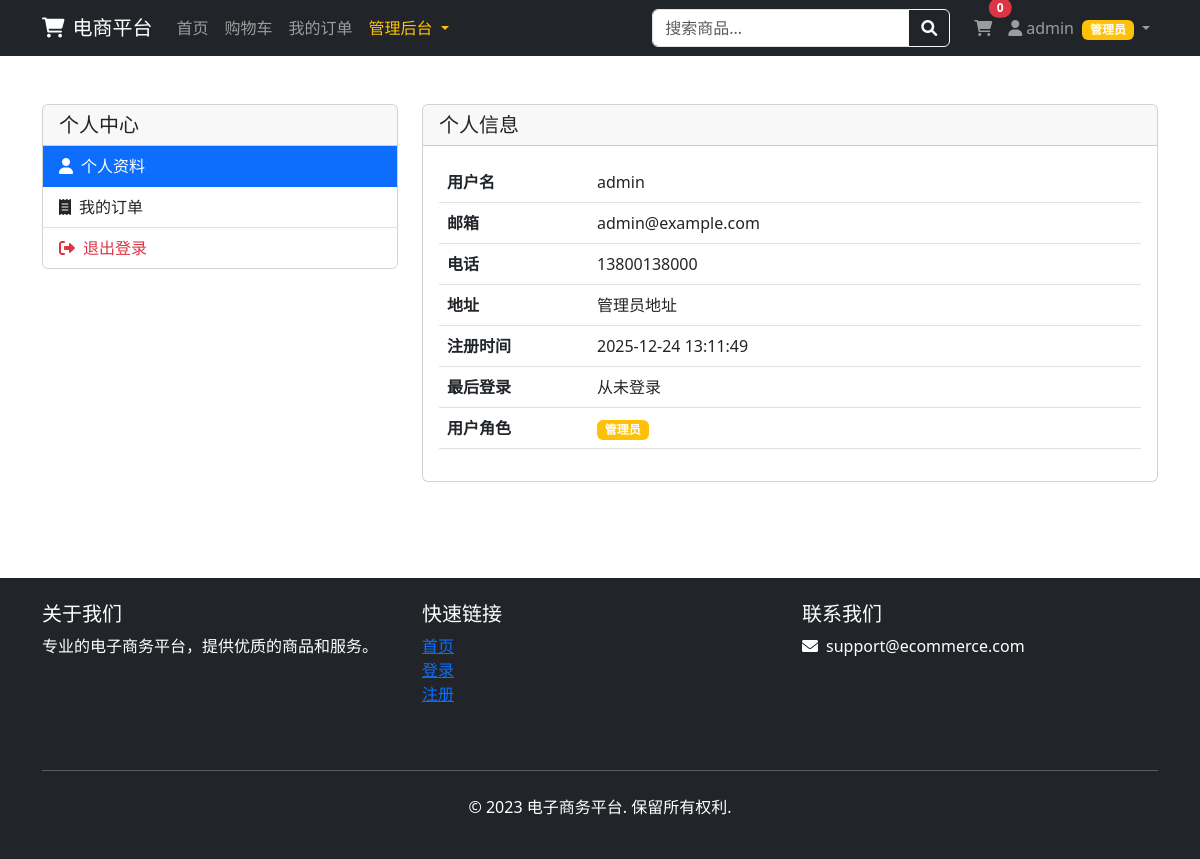
Before: /auth/profile (signed in) with the older database file.
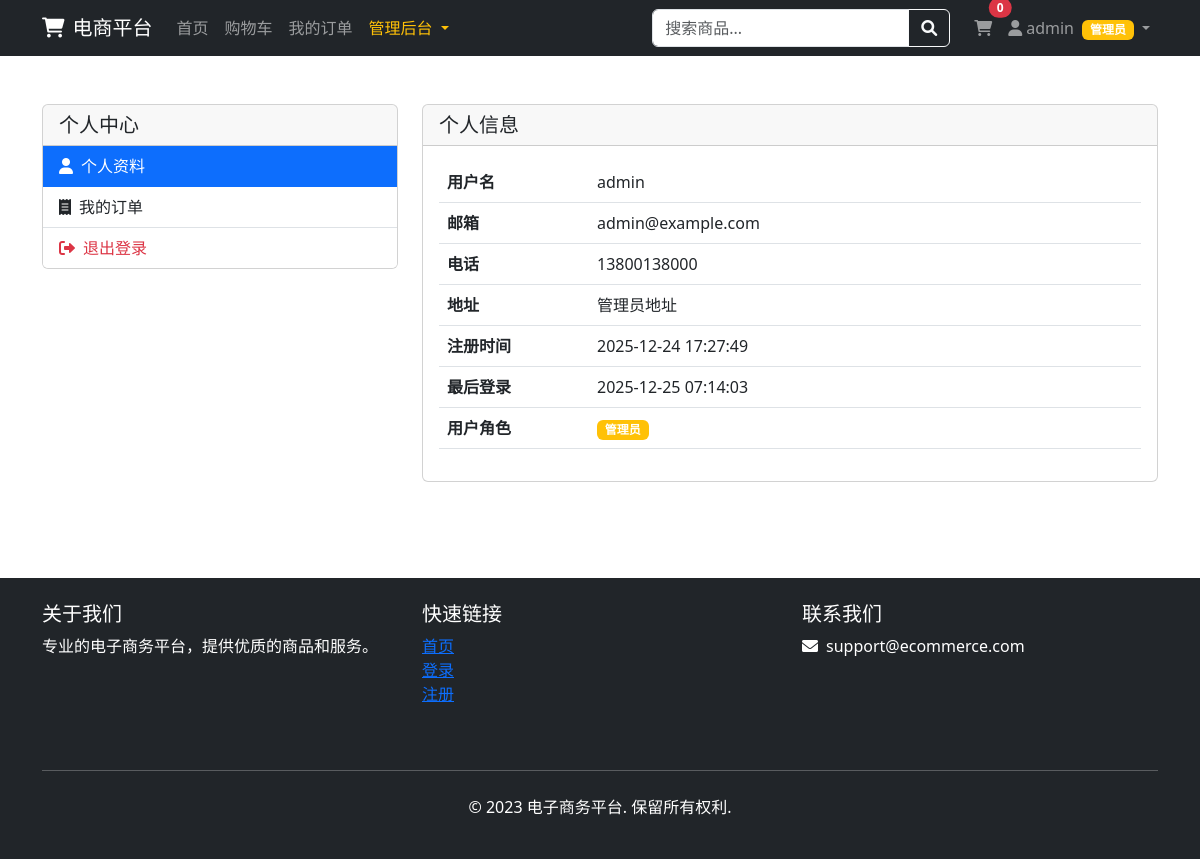
After: the same page with the newer database file.
### app/models.py (models this page shows, shortened)
class User(UserMixin, db.Model):
    __tablename__ = 'users'
    id = db.Column(db.Integer, primary_key=True)
    username = db.Column(db.String(64), unique=True, nullable=False, index=True)
    email = db.Column(db.String(120), unique=True, nullable=False, index=True)
    password_hash = db.Column(db.String(256), nullable=False)
    is_admin = db.Column(db.Boolean, default=False)
    is_active = db.Column(db.Boolean, default=True)
    created_at = db.Column(db.DateTime, default=datetime.utcnow)
    last_login = db.Column(db.DateTime)
    phone = db.Column(db.String(20))
    address = db.Column(db.Text)
    avatar = db.Column(db.String(200), default='default_avatar.png')
    carts = db.relationship('Cart', backref='user', lazy='dynamic')
    orders = db.relationship('Order', backref='user', lazy='dynamic')
    reviews = db.relationship('Review', backref='user', lazy='dynamic')
    logs = db.relationship('UserLog', backref='user', lazy='dynamic')

### app/auth/routes.py (the view)
@auth.route('/profile')
@login_required
def profile():
    return render_template('profile.html')

### app/context_processors.py (called while the page is built)
def inject_now():
    return {'now': datetime.utcnow()}

def inject_categories():
    try:
        categories = Category.query.order_by(Category.name).all()
        return {'categories': categories}
    except:
        return {'categories': []}

def inject_cart_info():
    from flask_login import current_user
    cart_items_count = 0
    cart_total_amount = 0
    if current_user.is_authenticated:
        try:
            cart = Cart.query.filter_by(user_id=current_user.id).first()
            if cart:
                cart_items_count = cart.total_quantity
                cart_total_amount = float(cart.total_price)
        except:
            pass
    return {
        'cart_items_count': cart_items_count,
        'cart_total_amount': cart_total_amount
    }

### app/models.py (called while the page is built)
@login_manager.user_loader
def load_user(user_id):
    return User.query.get(int(user_id))

    @property
    def total_price(self):
        return sum(item.subtotal for item in self.items)

    @property
    def total_quantity(self):
        return sum(item.quantity for item in self.items)

### app/templates/profile.html (shortened to what this page needs)
{% extends "base.html" %}
{% block content %}
<div class="container py-5">
    <div class="row">
        <div class="col-md-4">
            <div class="card">
                <div class="card-header">
                    <h5 class="mb-0">个人中心</h5>
                </div>
                <div class="list-group list-group-flush">
                    <a href="{{ url_for('auth.profile') }}" class="list-group-item list-group-item-action active">
                        <i class="fas fa-user me-2"></i>个人资料
                    </a>
                    <a href="{{ url_for('order.order_list') }}" class="list-group-item list-group-item-action">
                        <i class="fas fa-receipt me-2"></i>我的订单
                    </a>
                    <a href="{{ url_for('auth.logout') }}" class="list-group-item list-group-item-action text-danger">
                        <i class="fas fa-sign-out-alt me-2"></i>退出登录
                    </a>
                </div>
            </div>
        </div>
        <div class="col-md-8">
            <div class="card">
                <div class="card-header">
                    <h5 class="mb-0">个人信息</h5>
                </div>
                <div class="card-body">
                    <table class="table">
                        <tr>
                            <th style="width: 150px;">用户名</th>
                            <td>{{ current_user.username }}</td>
                        </tr>
                        <tr>
                            <th>邮箱</th>
                            <td>{{ current_user.email }}</td>
                        </tr>
                        <tr>
                            <th>电话</th>
                            <td>{{ current_user.phone or '未设置' }}</td>
                        </tr>
                        <tr>
                            <th>地址</th>
                            <td>{{ current_user.address or '未设置' }}</td>
                        </tr>
                        <tr>
                            <th>注册时间</th>
                            <td>{{ current_user.created_at.strftime('%Y-%m-%d %H:%M:%S') }}</td>
                        </tr>
                        <tr>
                            <th>最后登录</th>
                            <td>
                                {% if current_user.last_login %}
                                    {{ current_user.last_login.strftime('%Y-%m-%d %H:%M:%S') }}
                                {% else %}
                                    从未登录
                                {% endif %}
                            </td>
                        </tr>
                        <tr>
                            <th>用户角色</th>
                            <td>
                                {% if current_user.is_admin %}
                                    <span class="badge bg-warning">管理员</span>
                                {% else %}
                                    <span class="badge bg-secondary">普通用户</span>
                                {% endif %}
                            </td>
                        </tr>
                    </table>
                </div>
            </div>
        </div>
    </div>
</div>
{% endblock %}

### app/templates/base.html (shortened to what the changed rows need)
<!DOCTYPE html>
<html lang="zh-CN">
<head>
    <link href="https://cdn.jsdelivr.net/npm/bootstrap@5.3.0/dist/css/bootstrap.min.css" rel="stylesheet">
    <link href="https://cdnjs.cloudflare.com/ajax/libs/font-awesome/6.0.0/css/all.min.css" rel="stylesheet">
    <link href="{{ url_for('static', filename='css/style.css') }}" rel="stylesheet">
</head>
<body>
    <nav class="navbar navbar-expand-lg navbar-dark bg-dark sticky-top">
        <div class="container">
            <div class="collapse navbar-collapse" id="navbarNav">
                <ul class="navbar-nav">
                    {% if current_user.is_authenticated %}
                    <li class="nav-item dropdown">
                        <a class="nav-link dropdown-toggle" href="#" role="button" data-bs-toggle="dropdown">
                            <i class="fas fa-user me-1"></i>{{ current_user.username }}
                            {% if current_user.is_admin %}
                            <span class="badge bg-warning ms-1">管理员</span>
                            {% endif %}
                        </a>
                    </li>
                    {% endif %}
                </ul>
            </div>
        </div>
    </nav>
    <main>
        {% block content %}{% endblock %}
    </main>
</body>
</html>

Changed rows visible on the page:
changed User "admin": created_at "2025-12-24 13:11:49" → "2025-12-24 17:27:49"; last_login (not shown) → "2025-12-25 07:14:03"
Other visible differences:
text no longer shown: "从未登录"
